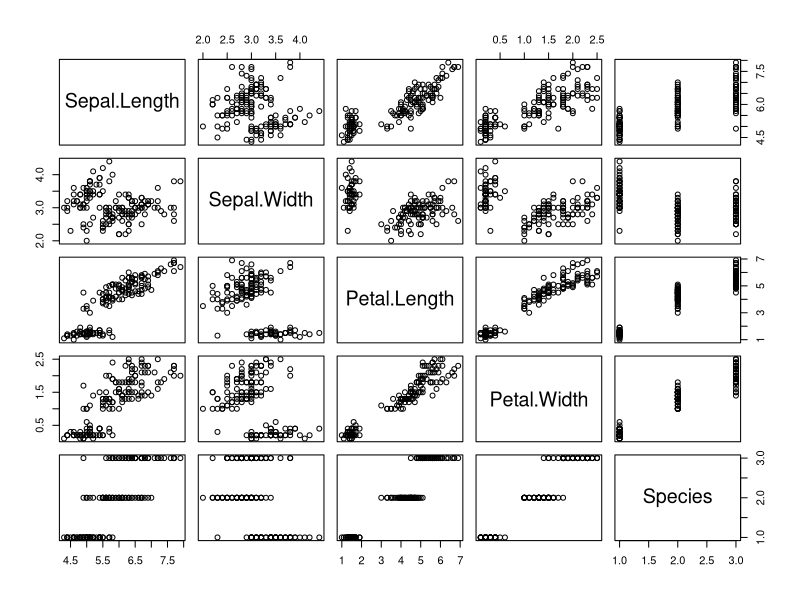
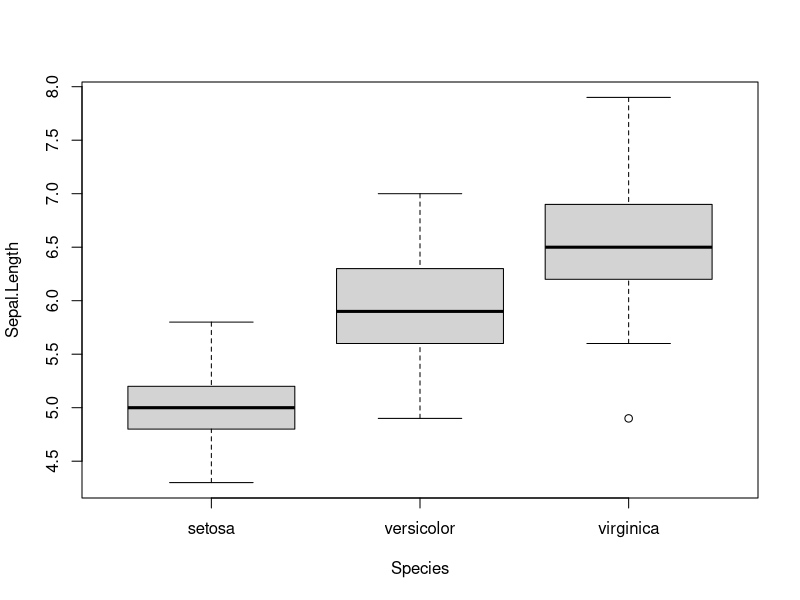

The R script that drew these images, in order:
###################################################
### chunk number 1: 
###################################################
1:10


###################################################
### chunk number 2: 
###################################################
print(1:20)


###################################################
### chunk number 3: 
###################################################
1 + 1
1 + pi
sin(pi/2)


###################################################
### chunk number 4: 
###################################################
library(stats)
x <- rnorm(20)
print(x)
print(t1 <- t.test(x))


###################################################
### chunk number 5: 
###################################################
data(iris)
summary(iris)


###################################################
### chunk number 6: 
###################################################
library(graphics)
pairs(iris)


###################################################
### chunk number 7: 
###################################################
boxplot(Sepal.Length~Species, data=iris)


